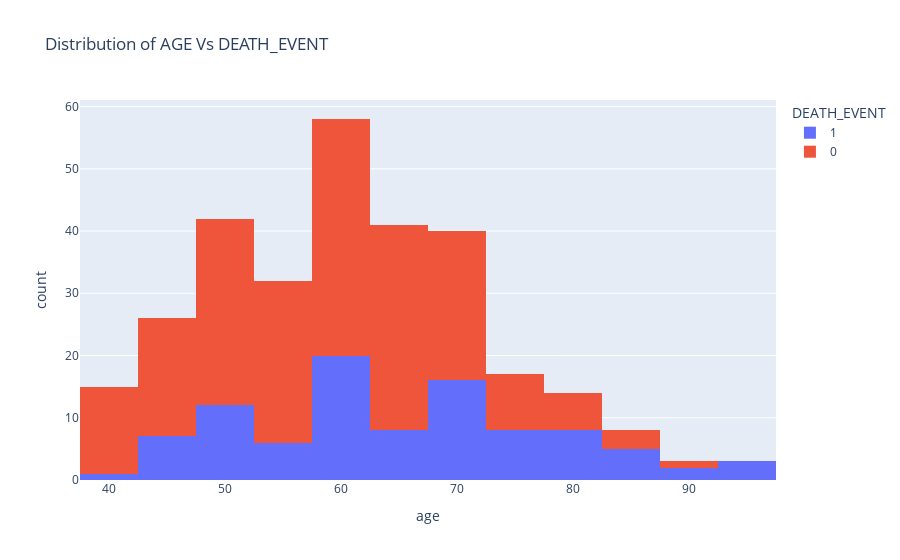

This figure's notebook cell:
### Code cell
import plotly.express as px
fig = px.histogram(heart_df ,x="age", color="DEATH_EVENT", hover_data=heart_df, title ="Distribution of AGE Vs DEATH_EVENT"  )
fig.show()

### Figure 1 — Plotly figure (JSON) as saved in the notebook; plotly's stock layout.template omitted (floating-point values rounded to 4 significant figures; data arrays with more than 128 entries replaced by an {"elided": "..."} marker saying what was removed)
{"data": [{"alignmentgroup": "True", "bingroup": "x", "hovertemplate": "DEATH_EVENT=1<br>age=%{x}<br>count=%{y}<extra></extra>", "legendgroup": "1", "marker": {"color": "#636efa", "pattern": {"shape": ""}}, "name": "1", "offsetgroup": "1", "orientation": "v", "showlegend": true, "type": "histogram", "x": [75, 55, 65, 50, 65, 90, 75, 60, 65, 80, 75, 62, 45, 50, 82, 87, 45, 70, 48, 65, 68, 75, 80, 95, 70, 58, 82, 94, 85, 50, 65, 69, 90, 82, 60, 70, 50, 70, 60, 50, 51, 60, 80, 57, 68, 53, 60, 70, 60, 95, 49, 72, 45, 50, 45, 60, 42, 72, 70, 65, 85, 69, 60, 60, 59, 60, 72, 85, 70, 86, 60, 46, 80, 72, 75, 72, 50, 45, 80, 59, 59, 65, 75, 58, 60.67, 50, 60, 45, 77, 48, 54, 73, 60, 55, 65, 55], "xaxis": "x", "yaxis": "y"}, {"alignmentgroup": "True", "bingroup": "x", "hovertemplate": "DEATH_EVENT=0<br>age=%{x}<br>count=%{y}<extra></extra>", "legendgroup": "0", "marker": {"color": "#EF553B", "pattern": {"shape": ""}}, "name": "0", "offsetgroup": "0", "orientation": "v", "showlegend": true, "type": "histogram", "x": {"elided": "203 float values"}, "xaxis": "x", "yaxis": "y"}], "layout": {"autosize": true, "barmode": "relative", "legend": {"title": {"text": "DEATH_EVENT"}, "tracegroupgap": 0}, "title": {"text": "Distribution of AGE Vs DEATH_EVENT"}, "xaxis": {"anchor": "y", "autorange": true, "domain": [0, 1], "range": [37.5, 97.5], "title": {"text": "age"}, "type": "linear"}, "yaxis": {"anchor": "x", "autorange": true, "domain": [0, 1], "range": [0, 61.05], "title": {"text": "count"}}}}
